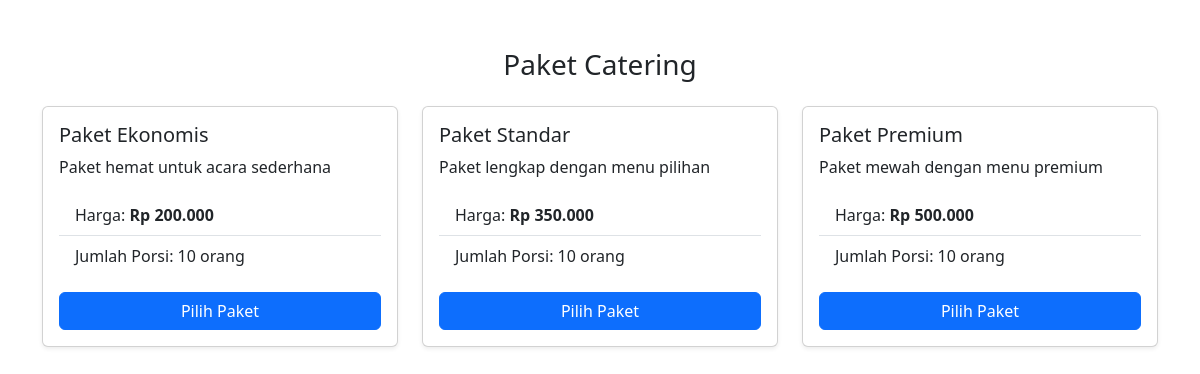
/paket.php, run on the app's committed database.
### tables this page shows
CREATE TABLE `paket` (
  `id` int(11) NOT NULL,
  `nama_paket` varchar(100) NOT NULL,
  `deskripsi` text DEFAULT NULL,
  `harga` decimal(10,2) NOT NULL,
  `min_porsi` int(11) DEFAULT 10,
  `gambar` varchar(255) DEFAULT NULL,
  `created_at` timestamp NOT NULL DEFAULT current_timestamp()
);

### config.php (called while the page is built, shortened)
<?php
function format_rupiah($angka) {
    return "Rp " . number_format($angka, 0, ',', '.');
}

### paket.php (the view, shortened to what this page needs)
<?php
require_once 'config.php';
$query = mysqli_query($conn, "SELECT * FROM paket ORDER BY harga ASC");
?>
<!DOCTYPE html>
<html lang="id">
<head>
    <link href="https://cdn.jsdelivr.net/npm/bootstrap@5.3.0/dist/css/bootstrap.min.css" rel="stylesheet">
</head>
<body>
<div class="container mt-5">
    <h3 class="mb-4 text-center">Paket Catering</h3>
    <div class="row">
        <?php while ($p = mysqli_fetch_assoc($query)) : ?>
            <div class="col-md-4 mb-4">
                <div class="card h-100 shadow-sm">
                    <div class="card-body">
                        <h5 class="card-title"><?= $p['nama_paket']; ?></h5>
                        <p class="card-text"><?= $p['deskripsi']; ?></p>
                        <ul class="list-group list-group-flush mb-3">
                            <li class="list-group-item">
                                Harga: <strong><?= format_rupiah($p['harga']); ?></strong>
                            </li>
                            <li class="list-group-item">
                                Jumlah Porsi: <?= $p['min_porsi']; ?> orang
                            </li>
                        </ul>
                        <a href="paket_detail.php?id=<?= $p['id']; ?>" class="btn btn-primary w-100">
                            Pilih Paket
                        </a>
                    </div>
                </div>
            </div>
        <?php endwhile; ?>
    </div>
</div>
</body>
</html>

### data on the page
paket: nama_paket "Paket Ekonomis", deskripsi "Paket hemat untuk acara sederhana", harga "Rp 200.000", min_porsi "10"
paket: nama_paket "Paket Standar", deskripsi "Paket lengkap dengan menu pilihan", harga "Rp 350.000", min_porsi "10"
paket: nama_paket "Paket Premium", deskripsi "Paket mewah dengan menu premium", harga "Rp 500.000", min_porsi "10"
